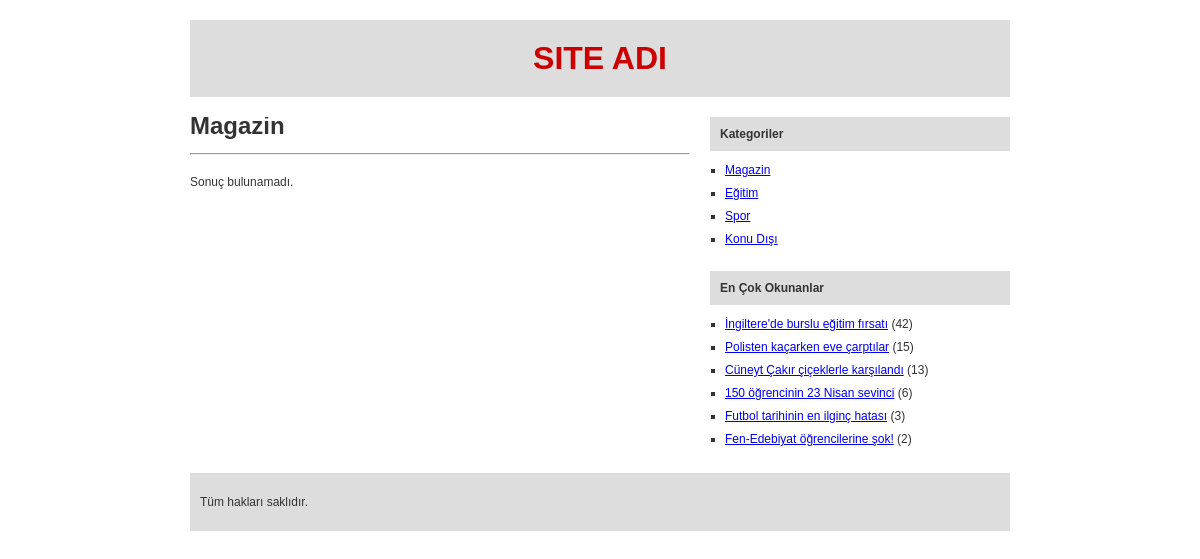
Page /kategori.php?id=1 on the committed database.
### tables this page shows
CREATE TABLE `kategori` (
  `id` int(10) unsigned NOT NULL auto_increment,
  `baslik` varchar(50) NOT NULL,
  PRIMARY KEY  (`id`)
);

CREATE TABLE `yazi` (
  `id` int(10) unsigned NOT NULL auto_increment,
  `kat_id` int(10) unsigned NOT NULL,
  `baslik` varchar(50) NOT NULL,
  `detay` text NOT NULL,
  `okunma` int(10) unsigned NOT NULL default '1',
  `kayit_tarihi` timestamp NOT NULL default CURRENT_TIMESTAMP,
  PRIMARY KEY  (`id`)
);

### php/sag.php (the view, shortened to what this page needs)
<div id="sag">
	<h1>Kategoriler</h1>
	<?php
		$sonuc = mysql_query("SELECT * FROM kategori");
			if( $sonuc ) {
				echo "<ul>";
				while( $satir = mysql_fetch_object($sonuc)) {
					echo '<li><a href="kategori.php?id='.$satir->id.'">'. $satir->baslik . '</a></li>';
				}
				echo "</ul>";
			} else {
				echo "Sonuç bulunamadı.";
			}
	?>
	<br>
	<h1>En Çok Okunanlar</h1>
	<?php
		$okunanlar = mysql_query("SELECT id, baslik, okunma FROM yazi ORDER BY okunma DESC");
			if( $okunanlar) {
				echo "<ul>";
				while( $yazilar = mysql_fetch_object($okunanlar) ){
					echo '<li><a href="oku.php?id='. $yazilar->id .'">' . $yazilar->baslik . '</a> ('.$yazilar->okunma.') </li>';
				}
				echo "</ul>";
			} else {
				echo "Sonuç bulunamadı.";
			}
	?>
</div>

### kategori.php (shortened to what this page needs)
<?php
	$katNo = intval($_GET['id']);
	$varmi = mysql_query("SELECT * FROM kategori WHERE id = ".$katNo."");
	$sonuclu = mysql_fetch_object($varmi);
	$sayfa_no = intval( $_GET["sayfa"] );
	$sayfa_no = ($sayfa_no < 1) ? 1 : $sayfa_no;
?>
<!doctype html>
<html>
<head>
	<link href="public/css/stil.css" rel="stylesheet">
</head>
<body>
	<div id="kapsayici">
		<?php
			include 'php/ust.php';
		?>
		<div id="ana">
			<div id="icerik">
				<?php
					echo "<h1>". $sonuclu->baslik ."</h1>";
					echo "<br><hr><br>";
					$sonuc = mysql_query("SELECT id FROM yazi WHERE kat_id=".$katNo."");
					$toplam = mysql_num_rows($sonuc);
					$sayfada_goster = 3;
					$sayfa_adet = ceil($toplam/$sayfada_goster);
					$kayit = mysql_query("SELECT * FROM yazi WHERE kat_id=".$katNo." LIMIT ". ($sayfa_no-1) * $sayfada_goster .", ". $sayfada_goster ."");
					if( mysql_num_rows($kayit) > 1 ){
						while($satir = mysql_fetch_object($kayit) ) {
							echo "<div>";
								echo "<h1>". $satir->baslik . "</h1>";
								echo "<p>". substr($satir->detay, 0, 250) ."... <a href=oku.php?id=".$satir->id.">devamı</a> </p>";
							echo "</div>";
							echo "<br><br>";
						}
						for($i = 1; $i <= $sayfa_adet; $i++) {
							if($i == $sayfa_no) {
								echo " &nbsp; ". $i ." &nbsp;";
							} else {
								echo '<a href="kategori.php?sayfa='.$i.'">'.$i.'</a>';
							}
						}
					} else {
						echo "Sonuç bulunamadı.";
					}
				?>
			</div>
			<?php
				include 'php/sag.php';
			?>
		</div>
		<?php
			include 'php/alt.php'
		?>
	</div>
</body>
</html>

### public/css/stil.css (style rules this page uses)
* { margin:0; padding: 0; }
body { font:12px/18px arial; color:#333; }
#kapsayici { width:820px; margin: 0 auto; }
#ana { overflow: hidden; }
#icerik { float:left;width:500px; }
#sag { float:right; width:300px; }
#sag h1 { background-color:#DDD; font:bold 12px/normal arial; padding: 10px; }
#sag ul { list-style: square outside; padding-left:10px; margin: 10px 0 0; }
#sag ul li { margin: 5px; }

### rows in the picture
kategori: baslik "Magazin"
kategori: baslik "Eğitim"
kategori: baslik "Spor"
kategori: baslik "Konu Dışı"
yazi: baslik "İngiltere'de burslu eğitim fırsatı", okunma "42"
yazi: baslik "Polisten kaçarken eve çarptılar", okunma "15"
yazi: baslik "Cüneyt Çakır çiçeklerle karşılandı", okunma "13"
yazi: baslik "150 öğrencinin 23 Nisan sevinci", okunma "6"
yazi: baslik "Futbol tarihinin en ilginç hatası", okunma "3"
yazi: baslik "Fen-Edebiyat öğrencilerine şok!", okunma "2"
